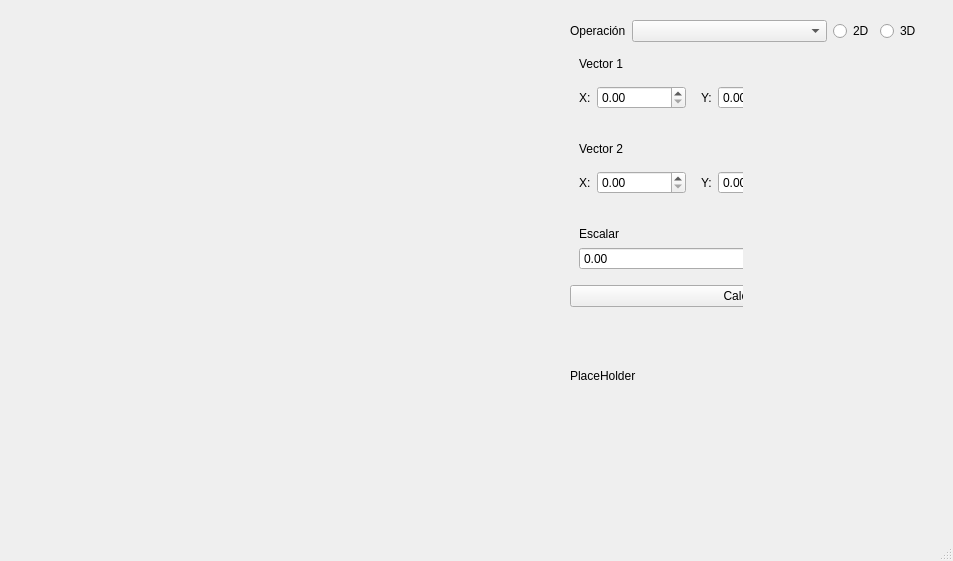
<?xml version="1.0" encoding="UTF-8"?>
<ui version="4.0">
 <class>demo</class>
 <widget class="QMainWindow" name="demo">
  <property name="geometry">
   <rect>
    <x>0</x>
    <y>0</y>
    <width>953</width>
    <height>561</height>
   </rect>
  </property>
  <property name="windowTitle">
   <string>vecalculator</string>
  </property>
  <property name="windowIcon">
   <iconset>
    <normaloff>../../../../../../../../Descargas/vecalculator_logo.png</normaloff>../../../../../../../../Descargas/vecalculator_logo.png</iconset>
  </property>
  <widget class="QWidget" name="centralwidget">
   <widget class="QWidget" name="layoutWidget">
    <property name="geometry">
     <rect>
      <x>570</x>
      <y>20</y>
      <width>351</width>
      <height>401</height>
     </rect>
    </property>
    <layout class="QVBoxLayout" name="menu" stretch="0,1">
     <item>
      <layout class="QHBoxLayout" name="div_op" stretch="0,1,0">
       <item>
        <widget class="QLabel" name="txt_operacion">
         <property name="text">
          <string>Operación</string>
         </property>
        </widget>
       </item>
       <item>
        <widget class="QComboBox" name="sel_op">
         <property name="enabled">
          <bool>true</bool>
         </property>
         <property name="editable">
          <bool>false</bool>
         </property>
         <property name="currentText">
          <string/>
         </property>
         <item>
          <property name="text">
           <string/>
          </property>
         </item>
         <item>
          <property name="text">
           <string>Suma</string>
          </property>
         </item>
         <item>
          <property name="text">
           <string>Resta</string>
          </property>
         </item>
         <item>
          <property name="text">
           <string>Angulo</string>
          </property>
         </item>
         <item>
          <property name="text">
           <string>Modulo</string>
          </property>
         </item>
         <item>
          <property name="text">
           <string>Componentes</string>
          </property>
         </item>
         <item>
          <property name="text">
           <string>Prod. Cruz</string>
          </property>
         </item>
         <item>
          <property name="text">
           <string>Prod. Punto</string>
          </property>
         </item>
         <item>
          <property name="text">
           <string>Prod. Escalar</string>
          </property>
         </item>
         <item>
          <property name="text">
           <string>Vec. Unitario</string>
          </property>
         </item>
        </widget>
       </item>
       <item>
        <layout class="QHBoxLayout" name="horizontalLayout_2">
         <item>
          <widget class="QRadioButton" name="sel_2D">
           <property name="text">
            <string>2D</string>
           </property>
          </widget>
         </item>
         <item>
          <widget class="QRadioButton" name="sel_3D">
           <property name="text">
            <string>3D</string>
           </property>
          </widget>
         </item>
        </layout>
       </item>
      </layout>
     </item>
     <item>
      <layout class="QHBoxLayout" name="horizontalLayout">
       <item>
        <widget class="QWidget" name="div_post_dim_hide" native="true">
         <property name="enabled">
          <bool>true</bool>
         </property>
         <widget class="QWidget" name="verticalLayoutWidget">
          <property name="geometry">
           <rect>
            <x>0</x>
            <y>0</y>
            <width>351</width>
            <height>371</height>
           </rect>
          </property>
          <layout class="QVBoxLayout" name="verticalLayout" stretch="0,0,0,0,0,0,1">
           <item>
            <widget class="QWidget" name="widget_vec1" native="true">
             <layout class="QVBoxLayout" name="fll_vec1" stretch="0,1">
              <item>
               <widget class="QLabel" name="label_2">
                <property name="text">
                 <string>Vector 1</string>
                </property>
               </widget>
              </item>
              <item>
               <layout class="QHBoxLayout" name="div_vec1">
                <item>
                 <layout class="QHBoxLayout" name="div_vec1_x" stretch="0,1">
                  <item>
                   <widget class="QLabel" name="txt_vec1_x">
                    <property name="text">
                     <string>X:</string>
                    </property>
                   </widget>
                  </item>
                  <item>
                   <widget class="QDoubleSpinBox" name="sel_vec1_x"/>
                  </item>
                 </layout>
                </item>
                <item>
                 <widget class="QWidget" name="vec1_eje_y" native="true">
                  <layout class="QHBoxLayout" name="div_vec1_y" stretch="0,1">
                   <item>
                    <widget class="QLabel" name="txt_vec1_y">
                     <property name="text">
                      <string>Y:</string>
                     </property>
                    </widget>
                   </item>
                   <item>
                    <widget class="QDoubleSpinBox" name="sel_vec1_y"/>
                   </item>
                  </layout>
                 </widget>
                </item>
                <item>
                 <widget class="QWidget" name="vec1_eje_z" native="true">
                  <layout class="QHBoxLayout" name="div_vec2_z" stretch="0,1">
                   <item>
                    <widget class="QLabel" name="txt_vec2_z">
                     <property name="text">
                      <string>Z:</string>
                     </property>
                    </widget>
                   </item>
                   <item>
                    <widget class="QDoubleSpinBox" name="sel_vec2_z"/>
                   </item>
                  </layout>
                 </widget>
                </item>
               </layout>
              </item>
             </layout>
            </widget>
           </item>
           <item>
            <widget class="QWidget" name="widget_vec2" native="true">
             <layout class="QVBoxLayout" name="fll_vec2" stretch="0,1">
              <item>
               <widget class="QLabel" name="label_3">
                <property name="enabled">
                 <bool>true</bool>
                </property>
                <property name="text">
                 <string>Vector 2</string>
                </property>
               </widget>
              </item>
              <item>
               <layout class="QHBoxLayout" name="div_vec2">
                <item>
                 <layout class="QHBoxLayout" name="div_vec2_x" stretch="0,1">
                  <item>
                   <widget class="QLabel" name="txt_vec2_x">
                    <property name="text">
                     <string>X:</string>
                    </property>
                   </widget>
                  </item>
                  <item>
                   <widget class="QDoubleSpinBox" name="sel_vec2_x"/>
                  </item>
                 </layout>
                </item>
                <item>
                 <widget class="QWidget" name="vec2_eje_y" native="true">
                  <layout class="QHBoxLayout" name="div_vec2_y" stretch="0,1">
                   <item>
                    <widget class="QLabel" name="txt_vec2_y">
                     <property name="text">
                      <string>Y:</string>
                     </property>
                    </widget>
                   </item>
                   <item>
                    <widget class="QDoubleSpinBox" name="sel_vec2_y"/>
                   </item>
                  </layout>
                 </widget>
                </item>
                <item>
                 <widget class="QWidget" name="vec2_eje_z" native="true">
                  <layout class="QHBoxLayout" name="div_vec1_z" stretch="0,1">
                   <item>
                    <widget class="QLabel" name="txt_vec1_z">
                     <property name="text">
                      <string>Z:</string>
                     </property>
                    </widget>
                   </item>
                   <item>
                    <widget class="QDoubleSpinBox" name="sel_vec1_z"/>
                   </item>
                  </layout>
                 </widget>
                </item>
               </layout>
              </item>
             </layout>
            </widget>
           </item>
           <item>
            <widget class="QWidget" name="widget_escalar" native="true">
             <layout class="QVBoxLayout" name="fll_vec2_2" stretch="0,0">
              <item>
               <widget class="QLabel" name="label_4">
                <property name="enabled">
                 <bool>true</bool>
                </property>
                <property name="text">
                 <string>Escalar</string>
                </property>
               </widget>
              </item>
              <item>
               <layout class="QHBoxLayout" name="div_escalar_2" stretch="1">
                <item>
                 <widget class="QDoubleSpinBox" name="sel_escalar"/>
                </item>
               </layout>
              </item>
             </layout>
            </widget>
           </item>
           <item>
            <layout class="QHBoxLayout" name="div_result_2"/>
           </item>
           <item>
            <widget class="QPushButton" name="B_calcular">
             <property name="text">
              <string>Calcular</string>
             </property>
            </widget>
           </item>
           <item>
            <spacer name="verticalSpacer">
             <property name="orientation">
              <enum>Qt::Vertical</enum>
             </property>
             <property name="sizeType">
              <enum>QSizePolicy::Fixed</enum>
             </property>
             <property name="sizeHint" stdset="0">
              <size>
               <width>20</width>
               <height>20</height>
              </size>
             </property>
            </spacer>
           </item>
           <item>
            <widget class="QLabel" name="label_5">
             <property name="text">
              <string>PlaceHolder</string>
             </property>
            </widget>
           </item>
          </layout>
         </widget>
        </widget>
       </item>
       <item>
        <widget class="QWidget" name="widget_placeholder" native="true">
         <layout class="QHBoxLayout" name="horizontalLayout_3">
          <item>
           <spacer name="verticalSpacer_2">
            <property name="orientation">
             <enum>Qt::Vertical</enum>
            </property>
            <property name="sizeHint" stdset="0">
             <size>
              <width>20</width>
              <height>40</height>
             </size>
            </property>
           </spacer>
          </item>
         </layout>
        </widget>
       </item>
      </layout>
     </item>
    </layout>
   </widget>
   <widget class="QWidget" name="horizontalLayoutWidget">
    <property name="geometry">
     <rect>
      <x>10</x>
      <y>10</y>
      <width>521</width>
      <height>491</height>
     </rect>
    </property>
    <layout class="QHBoxLayout" name="div_grafic">
     <item>
      <widget class="QCustomPlot" name="grafico_2d" native="true"/>
     </item>
    </layout>
   </widget>
  </widget>
  <widget class="QMenuBar" name="menubar">
   <property name="geometry">
    <rect>
     <x>0</x>
     <y>0</y>
     <width>953</width>
     <height>23</height>
    </rect>
   </property>
  </widget>
  <widget class="QStatusBar" name="statusbar"/>
 </widget>
 <customwidgets>
  <customwidget>
   <class>QCustomPlot</class>
   <extends>QWidget</extends>
   <header>qcustomplot.h</header>
   <container>1</container>
  </customwidget>
 </customwidgets>
 <resources/>
 <connections/>
</ui>
